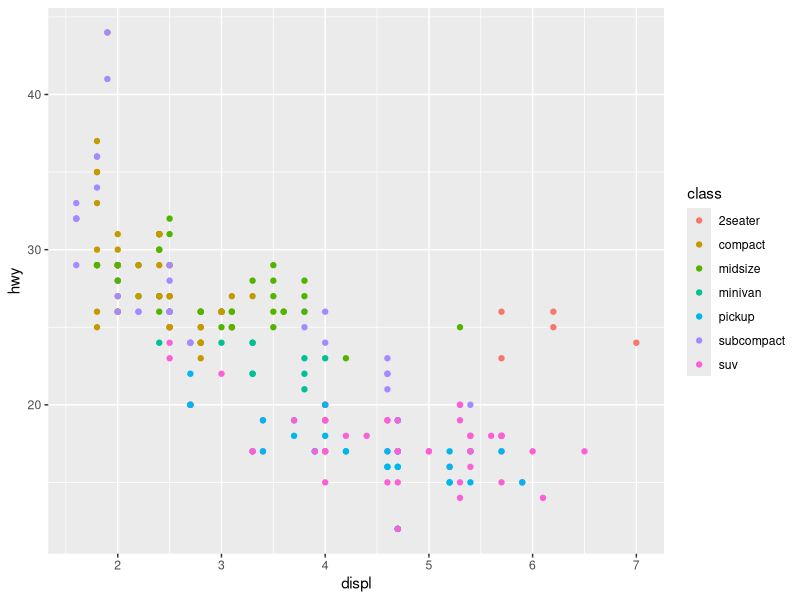
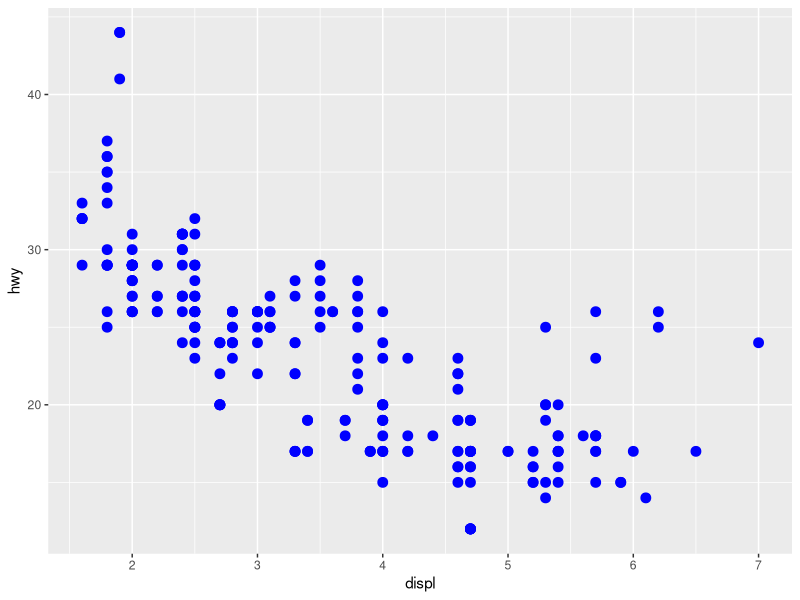
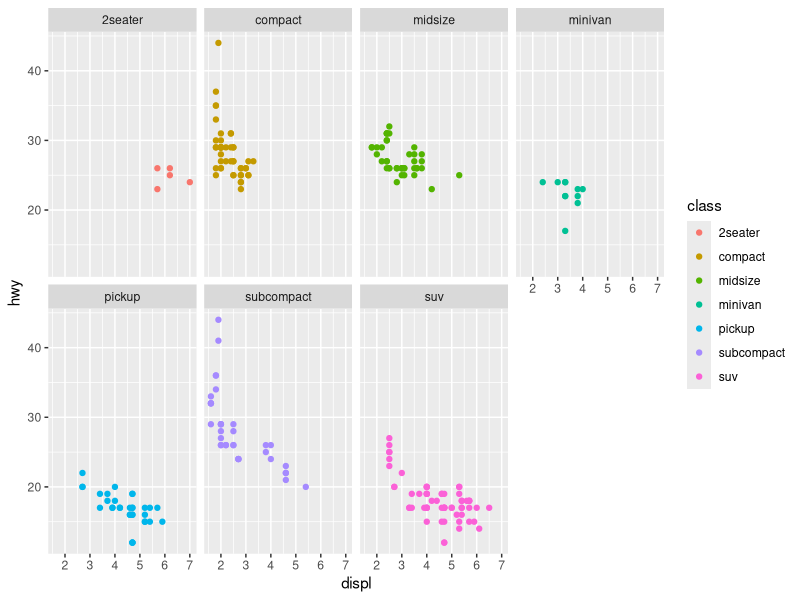
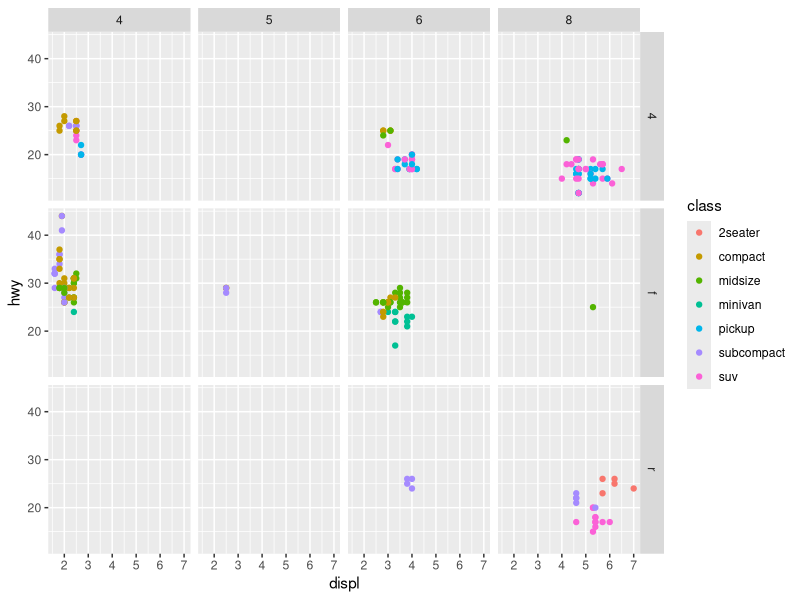
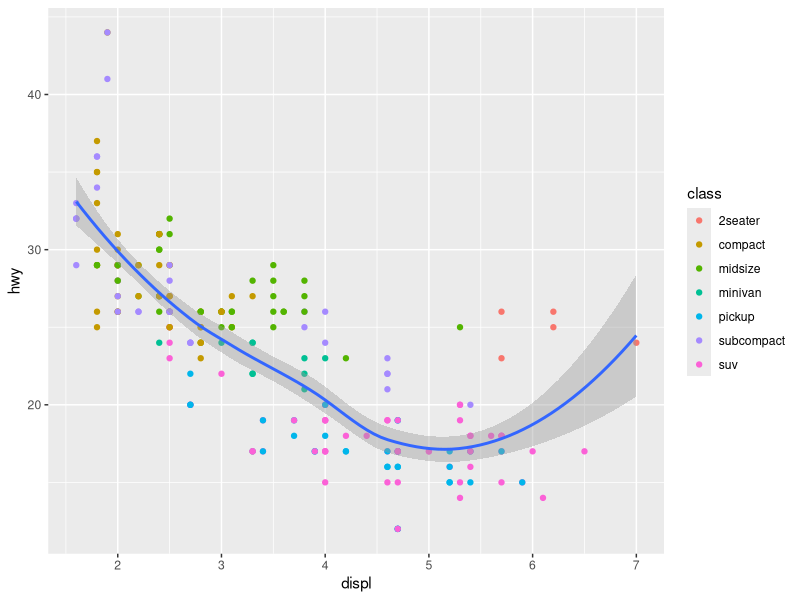
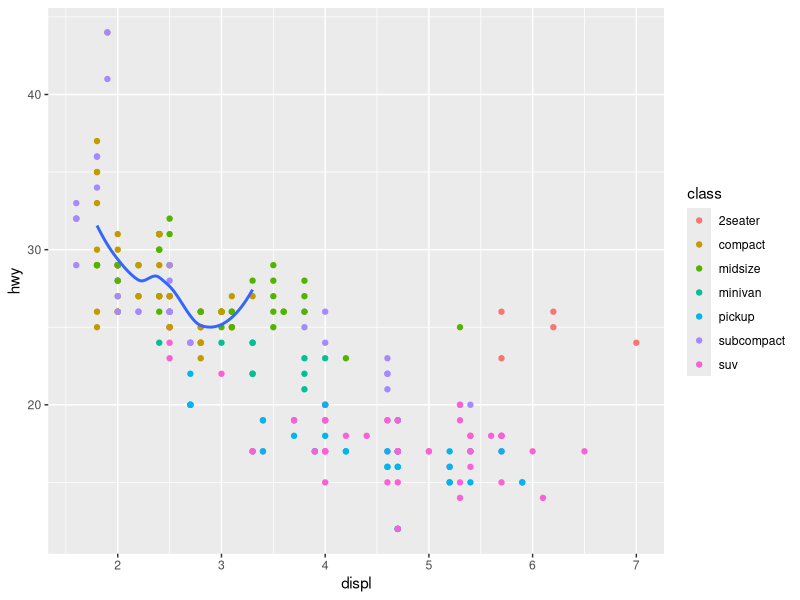
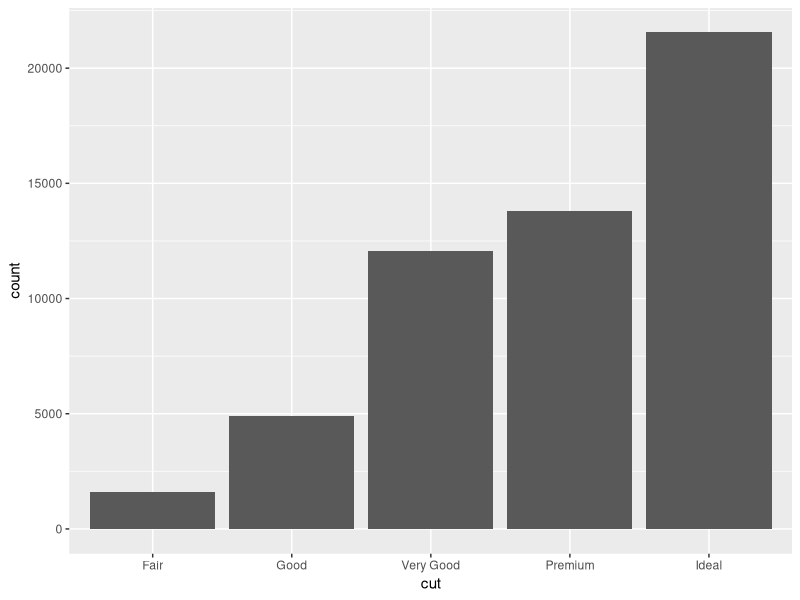
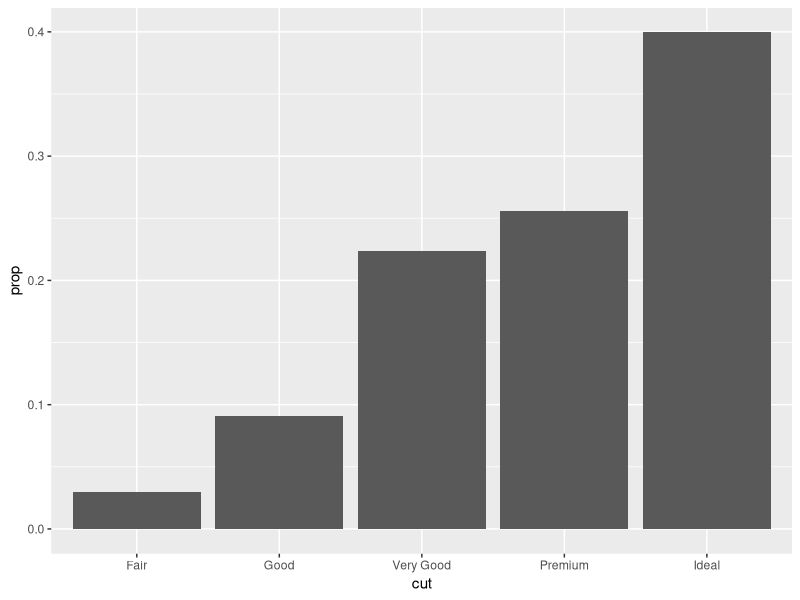

These figures' R source, in order:
## ---- chunk 1
library(dplyr)
library(ggplot2)
## ---- chunk 2
summary(mpg)
## ---- chunk 3
glimpse(mpg)
## ---- chunk 4
ggplot( data =mpg)+
  geom_point(mapping = aes( x= displ, y = hwy, colour = class))
## ---- chunk 5
ggplot( data =mpg)+
  geom_point(mapping = aes( x= displ, y = hwy), size = 3, colour='blue')
## ---- chunk 6
ggplot( data =mpg)+
  geom_point(mapping = aes( x= displ, y = hwy, colour = class))+
  facet_wrap(~ class, nrow = 2)
## ---- chunk 7
ggplot( data =mpg)+
  geom_point(mapping = aes( x= displ, y = hwy, colour = class))+
  facet_grid(drv ~ cyl)
## ---- chunk 8
ggplot(data = mpg, mapping = aes(x= displ, y= hwy))+
  geom_point(mapping = aes(colour = class))+
  geom_smooth()
## ---- chunk 9
ggplot(data = mpg, mapping = aes(x= displ, y= hwy))+
  geom_point(mapping = aes(colour = class))+
  geom_smooth(data = filter(mpg, class == 'compact'), se = FALSE)
## ---- chunk 10

glimpse(diamonds)

## ---- chunk 11
ggplot(data = diamonds)+
  geom_bar(mapping = aes(x= cut))
## ---- chunk 12
count(diamonds, cut)
## ---- chunk 13
ggplot(data = diamonds)+
  geom_bar(mapping = aes(x= cut, y= ..prop.., group = 1))
## ---- chunk 14
ggplot(data = diamonds)+
  geom_bar(mapping = aes(x= cut, fill = cut))
## ---- chunk 15
ggplot(data = diamonds)+
  geom_bar(mapping = aes(x= cut, fill= clarity))
## ---- chunk 16
par(mfrow= c(1,3))
ggplot(data = diamonds)+
  geom_bar(mapping = aes(x= cut, fill= clarity), position = 'identity')

ggplot(data = diamonds)+
  geom_bar(mapping = aes(x= cut, fill= clarity), position = 'dodge')

ggplot(data = diamonds)+
  geom_bar(mapping = aes(x= cut, fill= clarity), position= 'fill')
## ---- chunk 17
ggplot(data = diamonds)+
  geom_bar(mapping = aes(x= cut, fill = cut), show.legend = FALSE, width = 1)+
  theme(aspect.ratio = 1)+  # delimita uma proporção quadrada 1:1
  labs(x=NULL, y=NULL)+    # remove os eixos
  coord_polar()
## ---- chunk 18
diamonds |> 
  filter(carat < 3) |> 
  ggplot(aes(x=carat, color=cut))+
  geom_freqpoly(binwidth = 0.1)  # tamanho dos recortes
## ---- chunk 19
diamonds |> 
  ggplot(aes(x=price, y=..density..))+
  geom_freqpoly(mapping=aes(color=cut), binwidth = 500)
## ---- chunk 20
ggplot(data = diamonds, mapping = aes(x= cut, y=price))+
  geom_boxplot()
## ---- chunk 21
ggplot(data = diamonds)+
  geom_boxplot(mapping = aes(x= reorder(cut, price, FUN= median), y=price))
## ---- chunk 22
ggplot(data = diamonds) + 
  geom_count(mapping= aes(x=cut, y=color))
## ---- chunk 23
diamonds |> 
  count(cut, color) |> 
  ggplot(mapping = aes(x=cut, y=color))+
  geom_tile(mapping = aes(fill=n))
## ---- chunk 24
diamonds |> 
  filter(carat < 3) |> 
  ggplot(mapping = aes(x=carat, y=price))+
  geom_boxplot(mapping = aes(group= cut_width(carat, 0.1)))
## ---- chunk 25
diamonds |> 
  filter(carat < 3) |> 
  ggplot(mapping = aes(x=carat, y=price))+
  geom_boxplot(mapping = aes(group= cut_number(carat, 20)))
## ---- chunk 26
diamonds |> 
  filter(carat < 3) |> 
  ggplot(mapping = aes(x=carat, y=price))+
  geom_boxplot(mapping = aes(group= cut_width(carat, 0.2)), varwidth = TRUE)
